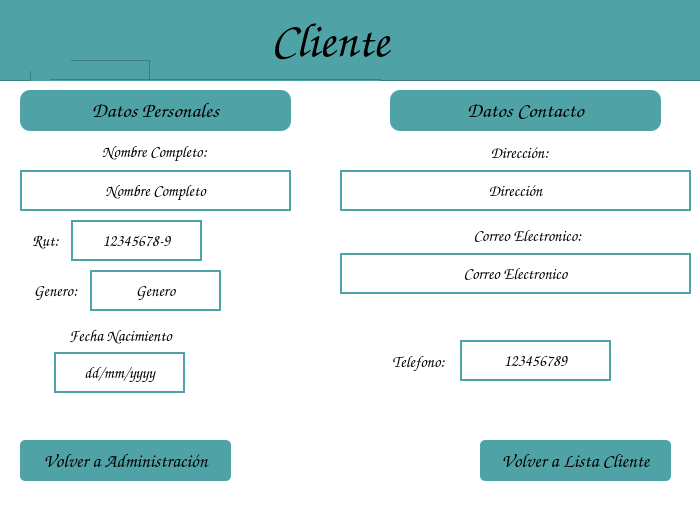
<?xml version="1.0" encoding="UTF-8"?>
<ui version="4.0">
 <class>mainWindow</class>
 <widget class="QMainWindow" name="mainWindow">
  <property name="geometry">
   <rect>
    <x>0</x>
    <y>0</y>
    <width>700</width>
    <height>509</height>
   </rect>
  </property>
  <property name="sizePolicy">
   <sizepolicy hsizetype="Preferred" vsizetype="Preferred">
    <horstretch>0</horstretch>
    <verstretch>0</verstretch>
   </sizepolicy>
  </property>
  <property name="minimumSize">
   <size>
    <width>700</width>
    <height>509</height>
   </size>
  </property>
  <property name="maximumSize">
   <size>
    <width>700</width>
    <height>509</height>
   </size>
  </property>
  <property name="windowTitle">
   <string>Clinica CVI</string>
  </property>
  <property name="styleSheet">
   <string notr="true">alternate-background-color: rgb(255, 255, 255);</string>
  </property>
  <widget class="QWidget" name="centralwidget">
   <widget class="QFrame" name="frame">
    <property name="geometry">
     <rect>
      <x>-10</x>
      <y>0</y>
      <width>711</width>
      <height>511</height>
     </rect>
    </property>
    <property name="minimumSize">
     <size>
      <width>711</width>
      <height>511</height>
     </size>
    </property>
    <property name="maximumSize">
     <size>
      <width>711</width>
      <height>511</height>
     </size>
    </property>
    <property name="sizeIncrement">
     <size>
      <width>10000</width>
      <height>10000</height>
     </size>
    </property>
    <property name="cursor">
     <cursorShape>ArrowCursor</cursorShape>
    </property>
    <property name="styleSheet">
     <string notr="true">background-color: rgb(255, 255, 255);</string>
    </property>
    <property name="frameShape">
     <enum>QFrame::StyledPanel</enum>
    </property>
    <property name="frameShadow">
     <enum>QFrame::Raised</enum>
    </property>
    <widget class="QLabel" name="label">
     <property name="geometry">
      <rect>
       <x>30</x>
       <y>90</y>
       <width>271</width>
       <height>41</height>
      </rect>
     </property>
     <property name="font">
      <font>
       <family>Comic Sans MS</family>
       <pointsize>16</pointsize>
       <weight>50</weight>
       <bold>false</bold>
      </font>
     </property>
     <property name="styleSheet">
      <string notr="true">background-color: rgb(79, 163, 166);
border-radius: 10px;</string>
     </property>
     <property name="text">
      <string>Datos Personales</string>
     </property>
     <property name="alignment">
      <set>Qt::AlignCenter</set>
     </property>
    </widget>
    <widget class="QFrame" name="frame_2">
     <property name="geometry">
      <rect>
       <x>-10</x>
       <y>-20</y>
       <width>721</width>
       <height>101</height>
      </rect>
     </property>
     <property name="styleSheet">
      <string notr="true">background-color: rgb(79, 163, 166);</string>
     </property>
     <property name="frameShape">
      <enum>QFrame::StyledPanel</enum>
     </property>
     <property name="frameShadow">
      <enum>QFrame::Raised</enum>
     </property>
     <widget class="QFrame" name="frame_3">
      <property name="geometry">
       <rect>
        <x>50</x>
        <y>80</y>
        <width>120</width>
        <height>80</height>
       </rect>
      </property>
      <property name="frameShape">
       <enum>QFrame::StyledPanel</enum>
      </property>
      <property name="frameShadow">
       <enum>QFrame::Raised</enum>
      </property>
     </widget>
     <widget class="QFrame" name="frame_4">
      <property name="geometry">
       <rect>
        <x>70</x>
        <y>99</y>
        <width>331</width>
        <height>51</height>
       </rect>
      </property>
      <property name="frameShape">
       <enum>QFrame::StyledPanel</enum>
      </property>
      <property name="frameShadow">
       <enum>QFrame::Raised</enum>
      </property>
     </widget>
     <widget class="QLabel" name="label_9">
      <property name="geometry">
       <rect>
        <x>270</x>
        <y>40</y>
        <width>160</width>
        <height>41</height>
       </rect>
      </property>
      <property name="font">
       <font>
        <family>Comic Sans MS</family>
        <pointsize>36</pointsize>
       </font>
      </property>
      <property name="cursor">
       <cursorShape>ForbiddenCursor</cursorShape>
      </property>
      <property name="text">
       <string>Cliente</string>
      </property>
      <property name="alignment">
       <set>Qt::AlignCenter</set>
      </property>
     </widget>
     <widget class="QLabel" name="label_3">
      <property name="geometry">
       <rect>
        <x>30</x>
        <y>40</y>
        <width>61</width>
        <height>51</height>
       </rect>
      </property>
      <property name="text">
       <string/>
      </property>
      <property name="pixmap">
       <pixmap>../../../../Downloads/Copia_de_Centro_Veterinario_Integral-removebg-preview.png</pixmap>
      </property>
     </widget>
    </widget>
    <widget class="QLabel" name="label_logo">
     <property name="geometry">
      <rect>
       <x>210</x>
       <y>110</y>
       <width>291</width>
       <height>301</height>
      </rect>
     </property>
     <property name="font">
      <font>
       <family>Comic Sans MS</family>
       <pointsize>16</pointsize>
      </font>
     </property>
     <property name="text">
      <string/>
     </property>
     <property name="pixmap">
      <pixmap>../imagenes/Logo-removebg-preview.png</pixmap>
     </property>
    </widget>
    <widget class="QPushButton" name="btnAvanzar">
     <property name="enabled">
      <bool>true</bool>
     </property>
     <property name="geometry">
      <rect>
       <x>490</x>
       <y>440</y>
       <width>191</width>
       <height>41</height>
      </rect>
     </property>
     <property name="font">
      <font>
       <family>Comic Sans MS</family>
       <pointsize>14</pointsize>
      </font>
     </property>
     <property name="cursor">
      <cursorShape>PointingHandCursor</cursorShape>
     </property>
     <property name="styleSheet">
      <string notr="true">background-color: rgb(79, 163, 166);
border-radius: 5px;</string>
     </property>
     <property name="text">
      <string>Volver a Lista Cliente</string>
     </property>
     <property name="checkable">
      <bool>false</bool>
     </property>
    </widget>
    <widget class="QPushButton" name="btnAvanzar_2">
     <property name="enabled">
      <bool>true</bool>
     </property>
     <property name="geometry">
      <rect>
       <x>30</x>
       <y>440</y>
       <width>211</width>
       <height>41</height>
      </rect>
     </property>
     <property name="font">
      <font>
       <family>Comic Sans MS</family>
       <pointsize>14</pointsize>
      </font>
     </property>
     <property name="cursor">
      <cursorShape>PointingHandCursor</cursorShape>
     </property>
     <property name="styleSheet">
      <string notr="true">background-color: rgb(79, 163, 166);
border-radius: 5px;</string>
     </property>
     <property name="text">
      <string>Volver a Administración</string>
     </property>
     <property name="checkable">
      <bool>false</bool>
     </property>
    </widget>
    <widget class="QLabel" name="label_2">
     <property name="geometry">
      <rect>
       <x>30</x>
       <y>170</y>
       <width>271</width>
       <height>41</height>
      </rect>
     </property>
     <property name="font">
      <font>
       <family>Comic Sans MS</family>
       <pointsize>12</pointsize>
       <weight>50</weight>
       <bold>false</bold>
      </font>
     </property>
     <property name="layoutDirection">
      <enum>Qt::LeftToRight</enum>
     </property>
     <property name="styleSheet">
      <string notr="true">border: 2px solid #4FA3A6;</string>
     </property>
     <property name="text">
      <string>Nombre Completo</string>
     </property>
     <property name="alignment">
      <set>Qt::AlignCenter</set>
     </property>
    </widget>
    <widget class="QLabel" name="label_4">
     <property name="geometry">
      <rect>
       <x>81</x>
       <y>220</y>
       <width>131</width>
       <height>41</height>
      </rect>
     </property>
     <property name="font">
      <font>
       <family>Comic Sans MS</family>
       <pointsize>12</pointsize>
       <weight>50</weight>
       <bold>false</bold>
      </font>
     </property>
     <property name="layoutDirection">
      <enum>Qt::LeftToRight</enum>
     </property>
     <property name="styleSheet">
      <string notr="true">border: 2px solid #4FA3A6;</string>
     </property>
     <property name="text">
      <string>12345678-9</string>
     </property>
     <property name="alignment">
      <set>Qt::AlignCenter</set>
     </property>
    </widget>
    <widget class="QLabel" name="label_5">
     <property name="geometry">
      <rect>
       <x>94</x>
       <y>136</y>
       <width>141</width>
       <height>31</height>
      </rect>
     </property>
     <property name="font">
      <font>
       <family>Comic Sans MS</family>
       <pointsize>12</pointsize>
       <weight>50</weight>
       <bold>false</bold>
      </font>
     </property>
     <property name="layoutDirection">
      <enum>Qt::LeftToRight</enum>
     </property>
     <property name="text">
      <string>Nombre Completo:</string>
     </property>
     <property name="alignment">
      <set>Qt::AlignCenter</set>
     </property>
    </widget>
    <widget class="QLabel" name="label_6">
     <property name="geometry">
      <rect>
       <x>30</x>
       <y>225</y>
       <width>51</width>
       <height>31</height>
      </rect>
     </property>
     <property name="font">
      <font>
       <family>Comic Sans MS</family>
       <pointsize>12</pointsize>
       <weight>50</weight>
       <bold>false</bold>
      </font>
     </property>
     <property name="layoutDirection">
      <enum>Qt::LeftToRight</enum>
     </property>
     <property name="text">
      <string>Rut:</string>
     </property>
     <property name="alignment">
      <set>Qt::AlignCenter</set>
     </property>
    </widget>
    <widget class="QLabel" name="label_7">
     <property name="geometry">
      <rect>
       <x>30</x>
       <y>275</y>
       <width>71</width>
       <height>31</height>
      </rect>
     </property>
     <property name="font">
      <font>
       <family>Comic Sans MS</family>
       <pointsize>12</pointsize>
       <weight>50</weight>
       <bold>false</bold>
      </font>
     </property>
     <property name="layoutDirection">
      <enum>Qt::LeftToRight</enum>
     </property>
     <property name="text">
      <string>Genero:</string>
     </property>
     <property name="alignment">
      <set>Qt::AlignCenter</set>
     </property>
    </widget>
    <widget class="QLabel" name="label_8">
     <property name="geometry">
      <rect>
       <x>100</x>
       <y>270</y>
       <width>131</width>
       <height>41</height>
      </rect>
     </property>
     <property name="font">
      <font>
       <family>Comic Sans MS</family>
       <pointsize>12</pointsize>
       <weight>50</weight>
       <bold>false</bold>
      </font>
     </property>
     <property name="layoutDirection">
      <enum>Qt::LeftToRight</enum>
     </property>
     <property name="styleSheet">
      <string notr="true">border: 2px solid #4FA3A6;</string>
     </property>
     <property name="text">
      <string>Genero</string>
     </property>
     <property name="alignment">
      <set>Qt::AlignCenter</set>
     </property>
    </widget>
    <widget class="QLabel" name="label_10">
     <property name="geometry">
      <rect>
       <x>60</x>
       <y>320</y>
       <width>141</width>
       <height>31</height>
      </rect>
     </property>
     <property name="font">
      <font>
       <family>Comic Sans MS</family>
       <pointsize>12</pointsize>
       <weight>50</weight>
       <bold>false</bold>
      </font>
     </property>
     <property name="layoutDirection">
      <enum>Qt::LeftToRight</enum>
     </property>
     <property name="text">
      <string>Fecha Nacimiento</string>
     </property>
     <property name="alignment">
      <set>Qt::AlignCenter</set>
     </property>
    </widget>
    <widget class="QLabel" name="label_11">
     <property name="geometry">
      <rect>
       <x>64</x>
       <y>352</y>
       <width>131</width>
       <height>41</height>
      </rect>
     </property>
     <property name="font">
      <font>
       <family>Comic Sans MS</family>
       <pointsize>12</pointsize>
       <weight>50</weight>
       <bold>false</bold>
      </font>
     </property>
     <property name="layoutDirection">
      <enum>Qt::LeftToRight</enum>
     </property>
     <property name="styleSheet">
      <string notr="true">border: 2px solid #4FA3A6;</string>
     </property>
     <property name="text">
      <string>dd/mm/yyyy</string>
     </property>
     <property name="alignment">
      <set>Qt::AlignCenter</set>
     </property>
    </widget>
    <widget class="QLabel" name="label_12">
     <property name="geometry">
      <rect>
       <x>400</x>
       <y>90</y>
       <width>271</width>
       <height>41</height>
      </rect>
     </property>
     <property name="font">
      <font>
       <family>Comic Sans MS</family>
       <pointsize>16</pointsize>
       <weight>50</weight>
       <bold>false</bold>
      </font>
     </property>
     <property name="styleSheet">
      <string notr="true">background-color: rgb(79, 163, 166);
border-radius: 10px;</string>
     </property>
     <property name="text">
      <string>Datos Contacto</string>
     </property>
     <property name="alignment">
      <set>Qt::AlignCenter</set>
     </property>
    </widget>
    <widget class="QLabel" name="label_13">
     <property name="geometry">
      <rect>
       <x>459</x>
       <y>137</y>
       <width>141</width>
       <height>31</height>
      </rect>
     </property>
     <property name="font">
      <font>
       <family>Comic Sans MS</family>
       <pointsize>12</pointsize>
       <weight>50</weight>
       <bold>false</bold>
      </font>
     </property>
     <property name="layoutDirection">
      <enum>Qt::LeftToRight</enum>
     </property>
     <property name="text">
      <string>Dirección:</string>
     </property>
     <property name="alignment">
      <set>Qt::AlignCenter</set>
     </property>
    </widget>
    <widget class="QLabel" name="label_14">
     <property name="geometry">
      <rect>
       <x>350</x>
       <y>170</y>
       <width>351</width>
       <height>41</height>
      </rect>
     </property>
     <property name="font">
      <font>
       <family>Comic Sans MS</family>
       <pointsize>12</pointsize>
       <weight>50</weight>
       <bold>false</bold>
      </font>
     </property>
     <property name="layoutDirection">
      <enum>Qt::LeftToRight</enum>
     </property>
     <property name="styleSheet">
      <string notr="true">border: 2px solid #4FA3A6;</string>
     </property>
     <property name="text">
      <string>Dirección</string>
     </property>
     <property name="alignment">
      <set>Qt::AlignCenter</set>
     </property>
    </widget>
    <widget class="QLabel" name="label_15">
     <property name="geometry">
      <rect>
       <x>462</x>
       <y>220</y>
       <width>151</width>
       <height>31</height>
      </rect>
     </property>
     <property name="font">
      <font>
       <family>Comic Sans MS</family>
       <pointsize>12</pointsize>
       <weight>50</weight>
       <bold>false</bold>
      </font>
     </property>
     <property name="layoutDirection">
      <enum>Qt::LeftToRight</enum>
     </property>
     <property name="text">
      <string>Correo Electronico:</string>
     </property>
     <property name="alignment">
      <set>Qt::AlignCenter</set>
     </property>
    </widget>
    <widget class="QLabel" name="label_16">
     <property name="geometry">
      <rect>
       <x>350</x>
       <y>253</y>
       <width>351</width>
       <height>41</height>
      </rect>
     </property>
     <property name="font">
      <font>
       <family>Comic Sans MS</family>
       <pointsize>12</pointsize>
       <weight>50</weight>
       <bold>false</bold>
      </font>
     </property>
     <property name="layoutDirection">
      <enum>Qt::LeftToRight</enum>
     </property>
     <property name="styleSheet">
      <string notr="true">border: 2px solid #4FA3A6;</string>
     </property>
     <property name="text">
      <string>Correo Electronico</string>
     </property>
     <property name="alignment">
      <set>Qt::AlignCenter</set>
     </property>
    </widget>
    <widget class="QLabel" name="label_17">
     <property name="geometry">
      <rect>
       <x>393</x>
       <y>346</y>
       <width>71</width>
       <height>31</height>
      </rect>
     </property>
     <property name="font">
      <font>
       <family>Comic Sans MS</family>
       <pointsize>12</pointsize>
       <weight>50</weight>
       <bold>false</bold>
      </font>
     </property>
     <property name="layoutDirection">
      <enum>Qt::LeftToRight</enum>
     </property>
     <property name="text">
      <string>Telefono:</string>
     </property>
     <property name="alignment">
      <set>Qt::AlignCenter</set>
     </property>
    </widget>
    <widget class="QLabel" name="label_18">
     <property name="geometry">
      <rect>
       <x>470</x>
       <y>340</y>
       <width>151</width>
       <height>41</height>
      </rect>
     </property>
     <property name="font">
      <font>
       <family>Comic Sans MS</family>
       <pointsize>12</pointsize>
       <weight>50</weight>
       <bold>false</bold>
      </font>
     </property>
     <property name="layoutDirection">
      <enum>Qt::LeftToRight</enum>
     </property>
     <property name="styleSheet">
      <string notr="true">border: 2px solid #4FA3A6;</string>
     </property>
     <property name="text">
      <string>123456789</string>
     </property>
     <property name="alignment">
      <set>Qt::AlignCenter</set>
     </property>
    </widget>
    <zorder>label_logo</zorder>
    <zorder>frame_2</zorder>
    <zorder>label</zorder>
    <zorder>btnAvanzar</zorder>
    <zorder>btnAvanzar_2</zorder>
    <zorder>label_2</zorder>
    <zorder>label_4</zorder>
    <zorder>label_5</zorder>
    <zorder>label_6</zorder>
    <zorder>label_7</zorder>
    <zorder>label_8</zorder>
    <zorder>label_10</zorder>
    <zorder>label_11</zorder>
    <zorder>label_12</zorder>
    <zorder>label_13</zorder>
    <zorder>label_14</zorder>
    <zorder>label_15</zorder>
    <zorder>label_16</zorder>
    <zorder>label_17</zorder>
    <zorder>label_18</zorder>
   </widget>
  </widget>
 </widget>
 <resources>
  <include location="logo.qrc"/>
 </resources>
 <connections/>
</ui>
